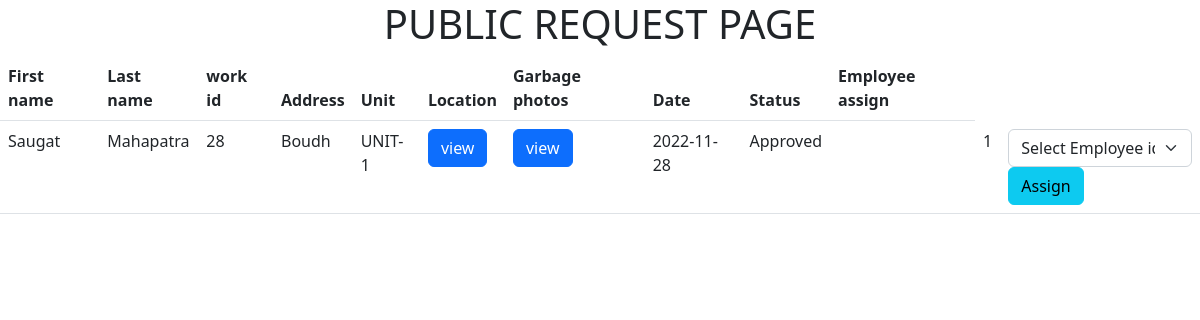
/muncipalty/Public_Work_page.php, run on the app's committed database.
### tables this page shows
CREATE TABLE `public_work` (
  `wid` int(11) NOT NULL,
  `id` int(11) DEFAULT NULL,
  `address` varchar(50) DEFAULT NULL,
  `UNIT` varchar(10) DEFAULT NULL,
  `city` varchar(15) DEFAULT NULL,
  `image` varchar(50) DEFAULT NULL,
  `idate` date DEFAULT NULL,
  `employee` varchar(30) DEFAULT NULL,
  `latitude` double NOT NULL,
  `longitude` double NOT NULL,
  `status` varchar(10) NOT NULL
);

CREATE TABLE `public_data` (
  `id` int(11) NOT NULL,
  `fname` varchar(30) DEFAULT NULL,
  `lname` varchar(30) DEFAULT NULL,
  `dob` date DEFAULT NULL,
  `gender` varchar(2) DEFAULT NULL,
  `email` varchar(60) NOT NULL,
  `phone` int(11) DEFAULT NULL,
  `password` varchar(50) NOT NULL,
  `sig_in_dt` datetime NOT NULL,
  `file_name` varchar(225) NOT NULL
);

### muncipalty/Public_Work_page.php (the view, shortened to what this page needs)
<?php
include 'connection.php';
$sql = "select*from public_work,public_data WHERE public_work.id = public_data.id";
$result = mysqli_query($conn,$sql);
?>
<!DOCTYPE html>
<html lang="en">
<head>
    <link href="https://cdn.jsdelivr.net/npm/bootstrap@5.2.3/dist/css/bootstrap.min.css" rel="stylesheet"
>
</head>
<body>
    <div class="text-center">
        <h1>PUBLIC REQUEST PAGE</h1>
      </div>
    <table class="table">
        <thead>
            <tr>
                <th scope="col">First name</th>
                <th scope="col">Last name</th>
                <th scope="col">work id</th>
                <th scope="col">Address</th>
                <th scope="col">Unit</th>
                <th scope="col">Location</th>
                <th scope="col">Garbage photos</th>
                <th scope="col">Date</th>
                <th scope="col">Status</th>
                <th scope="col">Employee assign</th>
            </tr>
        </thead>
        <tbody>
            <?php
               while($row = mysqli_fetch_assoc($result)){
            ?>
            <tr>
                <td scope="row"><?php echo $row['fname'] ?></td>
                <td scope="row"><?php echo $row['lname'] ?></td>
                <td><?php echo $row['wid'] ?></td>
                <td><?php echo $row['address'] ?></td>
                <td><?php echo $row['UNIT'] ?></td>
                <td><button type="button" class="btn btn-primary"><a class="a1"   href="maps_plot.php?id=<?php echo $row['wid']; ?>">view</a></button></td>
                <td><button type="button" class="btn btn-primary"><a class="a1" href="../public-garbage-image/<?php echo $row['image'] ?>">view</a></button></td>
                <td><?php echo $row['idate'] ?></td>
                <td><?php echo $row['status'] ?><td>
                <td><?php echo $row['employee'] ?></td>
                <td>
                            <form action="public_work_assign.php" method="POST">
                            <select class="form-select" aria-label="Default select example" name="wor_id" Required>
                                <option selected>Select Employee id</option>
                                </select>
                               <button type="submit" class="btn btn-info">Assign</button>
                        </form>
                </td>
            </tr>
            <?php
            }
            ?>
            </tbody>
    </table>
</body>
</html>

### muncipalty/Public_Work_page.php (style rules this page uses)
.a1 { text-decoration: none; color: white; }

### data on the page
public_work: public_data.fname "Saugat", public_data.lname "Mahapatra", wid "28", address "Boudh", UNIT "UNIT-1", idate "2022-11-28", status "Approved", employee "1"
